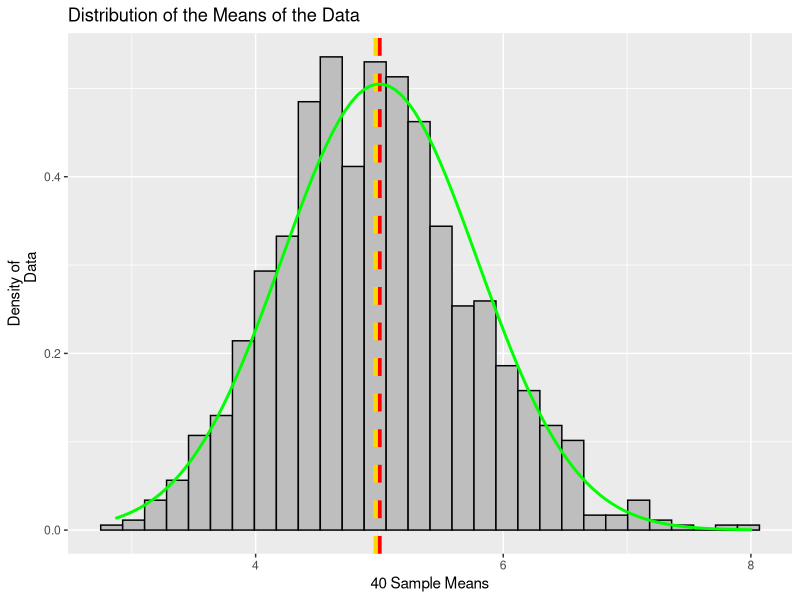

Generate this figure with R:
## ---- chunk 1
library(ggplot2)
library(dplyr)
library(knitr)
## ---- chunk 2
set.seed(13)
#Write down the values
n <- 40
sim_num <- 1000
lambda <- 0.2 
#Generate the sample numbers
sim_sample <- replicate(sim_num, rexp(n,lambda))
#Get the means of the sample numbers
mean_sampl <- apply(sim_sample, 2, mean)
## ---- chunk 3
theo_mean <- 1/lambda
mean_samp <- round(mean(mean_sampl),2)
print(paste("Theoretical mean is:", theo_mean))
print(paste("Sample Mean is:",round(mean(mean_sampl),2)))
## ---- chunk 4
theo_var <- (1/lambda)^2 / n
sampl_var <- round(var(mean_sampl),3)
print(paste("Theoretical variance is:", theo_var))
print(paste("Sample variance is:", sampl_var))
## ---- chunk 5
theo_sd <- round(1/(lambda * sqrt(n)),2)
sampl_sd <- round(sd(mean_sampl),2)
print(paste("Theoretical standard deviation is:", theo_sd))
print(paste("Sample standard deviation is:", sampl_sd))
## ---- chunk 6
data_sim <- data.frame(mean_sampl)
data_plot <- ggplot(data = data_sim, aes(mean_sampl))

data_plot <- data_plot + 
        geom_histogram(aes(y=..density..),colour="black", fill = "grey") +
        geom_vline(xintercept = theo_mean, color = "red", linetype = "dashed", size = 1.5) +
        geom_vline(xintercept = mean_samp, color = "gold", linetype = "dashed", size = 1.5)
data_plot <- data_plot + 
        stat_function(fun = dnorm, args = list(mean = mean_samp, var = sampl_sd), color = "blue",
                      size = 1.0)
data_plot <- data_plot + 
        stat_function(fun = dnorm, args = list(mean = theo_mean, sd = theo_sd), colour = "green",
                      size = 1.0)
data_plot <- data_plot + 
        labs(title = "Distribution of the Means of the Data", x = "40 Sample Means", y = "Density of
             Data")


data_plot
